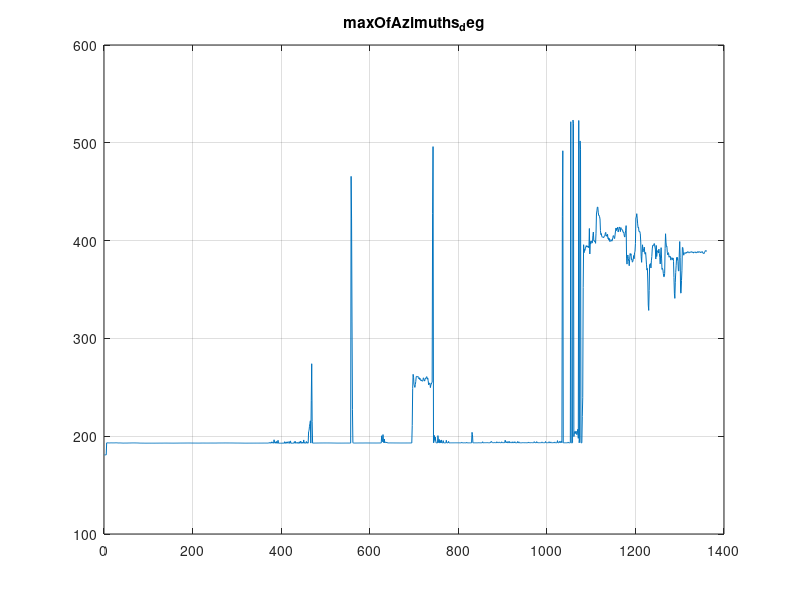
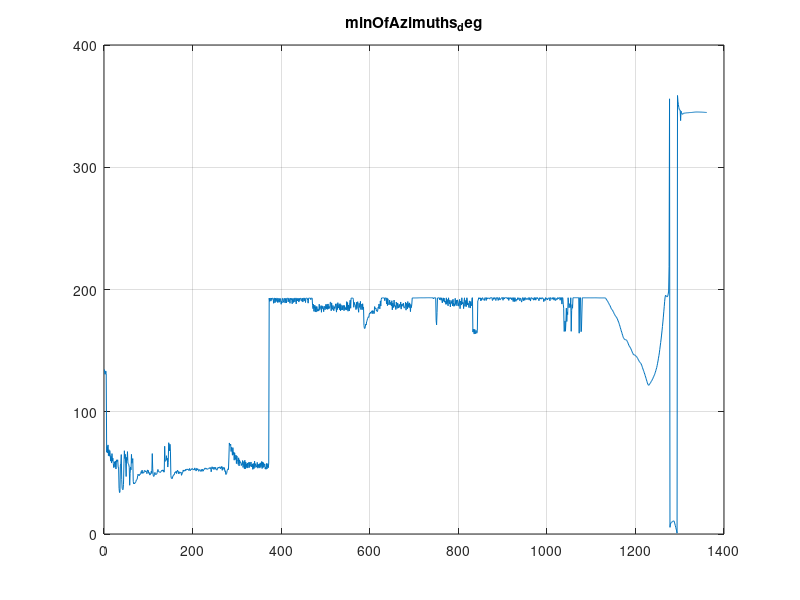
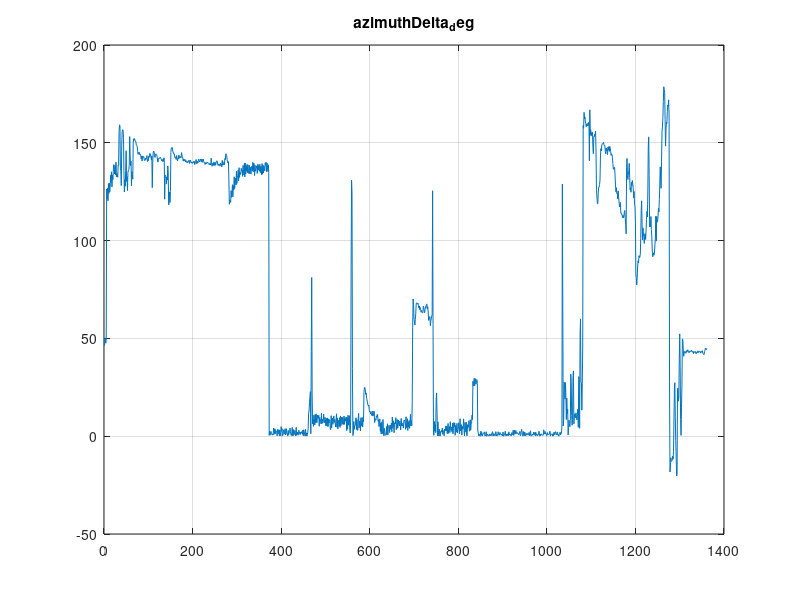
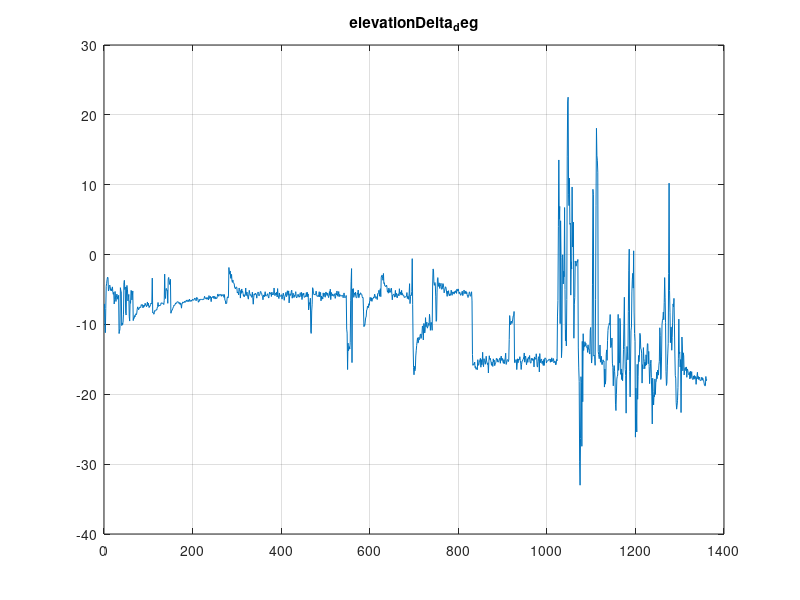

Source code (MATLAB) for these figures, in order: (Note: this script raises an error after producing the figures.)
% FILE: plotter.m

% PURPOSE: Built to be a generic plotting script used to post-process DogFighter logs to evaluate the pointing performance to each unit.  (huh huh...<Tevin voice> "unit")

% CALLS: lla2ecef.m and ecef2neu.m are the only non-standard funcitons

% TO DO:
% [x] see the nasty-gram below about making a new directory in the repo and adding that to Octave's path
% [ ] add a +/- line to the tSA based on the deadband tolerance; shoud be done like it is in the code--magnitudes of deltas, and not just +/- yaw & +/- pitch, becuase the height difference  between the DFs would confuse the kill calc'd online and offline.
% [ ] make a sub-plot with the NEU data in the top and a yaw/yawWithMagCal/tsA time history in the bottom.  include a vertical line in the bottom plot that moves to indicate time progression
% [ ] so far i've started with all the data for NEU and indicated when we have a DLC = 1.  Start from the opposite direction: start with DLC = 1 data and only plot the NEU data for those moments.
% [ ] right now the header is hard-coded.  add step that reads in the header and sets the column data equal to the headers that are in the data file.
% =================================================================================================================================================================================================

% copy/paste into Octave to change the working directory.
%chdir "C:\\Users\\jeff\\Documents\\DogFighterRepo\\trunk\\Test Data - Ground Testing\\20120930 Water Tower to NorthBay";

%clear all;
close all;

%in order to read the header fields into seperate cell entries, i think we'll have to loop thru the header, starting off at the returned position from the last loop.
% [data, position, error] = fscanf(...)
%fid = fopen("DF001 End of Eyrie.txt", 'r');
%header = fscanf(fid, '%s', [1, 16]);
%fclose(fid);

%i just hard coded it to keep moving
header = {'GPSTime_csec'; 'Lat_e7'; 'Lon_e7'; 'Alt_cm'; 'PDOP_e2'; 'tSA_rad'; 'Yaw_mrad'; 'yawWithMagCal_mrad'; 'tSE_rad'; 'Pitch_mrad'; 'Distance_m'; 'EnemyLat_e7'; 'EnemyLon_e7'; 'EnemyAlt_cm'; 'EnemyPDOP_e2'; 'DLC'; 'MagCalCounter'};
%1  = GPSTime_csec
%2  = Lat_e7
%3  = Lon_e7
%4  = Alt_cm
%5  = PDOP_e2
%6  = tSA_rad
%7  = Yaw_mrad
%8  = yawWithMagCal_mrad
%9  = tSE_rad
%10 = Pitch_mrad
%11 = Distance_m
%12 = EnemyLat_e7
%13 = EnemyLon_e7
%14 = EnemyAlt_cm
%15 = EnemyPDOP_e2
%16 = DLC
%17 = MagCalCounter

%don't bother loading the file, if the workspace is already populated (at least with GPSTime_csec).
if ~exist('GPSTime_csec', 'var')
	data = dlmread("20120930 - DF001 at WaterTower.txt", "\t", 1, 0); %zero-indexed so don't read the header
end
	

%find all the zero-time entries for GPS time and get rid of them
nonZeroGpsTimes = find(data(:,1));
data = data(nonZeroGpsTimes,:);

%find all the remaining data points that are reporting the Puli Township in Nantou County, Taiwan. 
nonCrapGpsSoluntions = find(data(:,2) ~= 240000000);
data = data(nonCrapGpsSoluntions, :);

GPSTime_csec         = data(:,1);
Lat_e7               = data(:,2);
Lon_e7               = data(:,3);
Alt_cm               = data(:,4);
PDOP_e2              = data(:,5);
tSA_rad              = data(:,6);
Yaw_mrad             = data(:,7);
yawWithMagCal_mrad   = data(:,8);
tSE_rad              = data(:,9);
Pitch_mrad           = data(:,10);
Distance_m           = data(:,11);
EnemyLat_e7          = data(:,12);
EnemyLon_e7          = data(:,13);
EnemyAlt_cm          = data(:,14);
EnemyPDOP_e2         = data(:,15);
DLC                  = data(:,16);
MagCalCounter        = data(:,17);
time_sec             = (GPSTime_csec - GPSTime_csec(1))/100;
dayOfWeekZulu        = 1; %testing conducted sunday at 2200L, so monday 0500Z, or the second day of the gps week which is zero-indexed. sunday = 0, monday = 1       
gpsClockTimeZulu_hrs = (GPSTime_csec/100 - dayOfWeekZulu*24*3600)/3600;
deadband_deg         = 175/1000*180/pi; %this data set was taken with rev 139;

% // Metal Detector Magic!!!!! (like finding a gold coin on the beach)
% double maxOfAzimuths = exMath.Max(toShootAzimuth_rad * 1000, yawWithMagCal_mrad);
% double minOfAzimuths = exMath.Min(toShootAzimuth_rad * 1000, yawWithMagCal_mrad);
% double azimuthDelta_mrad = exMath.Min((2 * exMath.PI * 1000 - maxOfAzimuths) + minOfAzimuths, maxOfAzimuths - minOfAzimuths); // always pos by nature.
% double elevationDelta_mrad = toShootElevationAngle_rad * 1000 - positionMe.Pitch_mrad;
% double magnitudeOfDeltas_mrad = System.Math.Pow(azimuthDelta_mrad * azimuthDelta_mrad + elevationDelta_mrad * elevationDelta_mrad, 0.5);
%Vector math, FTW!
%hmmm...we're all fuck up here... we know yawWithMagCal_mrad doesn't wrap about 2pi properly. this flows down into the magnitudeOfDeltas.  how did we ever detect a kill?
%lots of plots for debug
maxOfAzimuths = max(tSA_rad * 1000, yawWithMagCal_mrad);
minOfAzimuths = min(tSA_rad * 1000, yawWithMagCal_mrad);
azimuthDelta_mrad = min((2*pi*1000 - maxOfAzimuths) + minOfAzimuths, maxOfAzimuths - minOfAzimuths);
elevationDelta_mrad = tSE_rad*1000 - Pitch_mrad;
magnitudeOfDeltas_mrad = sqrt(azimuthDelta_mrad.^2 + elevationDelta_mrad.^2);
DLC_check_indices = find(magnitudeOfDeltas_mrad < deadband_deg/180*pi*1000);
DLC_check = zeros(length(GPSTime_csec), 1);
DLC_check(DLC_check_indices) = 1;


figure;
plot(maxOfAzimuths/1000*180/pi);
title('maxOfAzimuths_deg');
grid;
%print -dpng maxOfAzimuths.png

figure;
plot(minOfAzimuths/1000*180/pi)
title('minOfAzimuths_deg')
grid;
%print -dpng minOfAzimuths.png

figure;
plot(azimuthDelta_mrad/1000*180/pi)
title('azimuthDelta_deg')
grid;
%print -dpng azimuthDelta.png

figure;
plot(elevationDelta_mrad/1000*180/pi)
title('elevationDelta_deg')
grid;
%print -dpng elevationDelta.png

figure;
plot(magnitudeOfDeltas_mrad/1000*180/pi)
title('magnitudeOfDeltas_deg')
grid;
%print -dpng magnitudeOfDeltas.png

figure
hold on
plot([1:length(maxOfAzimuths)], maxOfAzimuths/1000*180/pi, [1:length(minOfAzimuths)], minOfAzimuths/1000*180/pi, [1:length(azimuthDelta_mrad)], azimuthDelta_mrad/1000*180/pi, [1:length(magnitudeOfDeltas_mrad)], magnitudeOfDeltas_mrad/1000*180/pi)
plot(get(gca, 'xlim'), [deadband_deg, deadband_deg], 'r', get(gca, 'xlim'), [-deadband_deg, -deadband_deg], 'r')
hold off
grid
legend('maxOfAzimuths', 'minOfAzimuths', 'azimuthDelta', 'magnitudeOfDeltas')
ylabel('[deg]')
xlabel('tick')
title('Comparison of CheckKillShot Calculation Terms')
%print -dfig ComparisonOfKillCalcTerms.fig

%it's two lines lie right over top of each other
figure
hold on
plot([1:length(maxOfAzimuths)], maxOfAzimuths/1000*180/pi, [1:length(minOfAzimuths)], minOfAzimuths/1000*180/pi, [1:length(azimuthDelta_mrad)], azimuthDelta_mrad/1000*180/pi, [1:length(magnitudeOfDeltas_mrad)], magnitudeOfDeltas_mrad/1000*180/pi, [1:length(yawWithMagCal_mrad/1000*180/pi)], yawWithMagCal_mrad/1000*180/pi, '-.')
plot(get(gca, 'xlim'), [deadband_deg, deadband_deg], 'r', get(gca, 'xlim'), [-deadband_deg, -deadband_deg], 'r')
hold off
grid
legend('maxOfAzimuths', 'minOfAzimuths', 'azimuthDelta', 'magnitudeOfDeltas', 'yawWithMagCal')
ylabel('[deg]')
xlabel('tick')
title('Comparison of CheckKillShot Calculation Terms')
%print -dfig ComparisonOfKillCalcTermsWithYaw.fig

%21:58, 22:12 written down in Lowell's notes
magCalTimeFromNotesZ   = [21.97+7-24, 22.20+7-24];

%detect a step change in the difference between yaw and yawWithMagCal; *should* be only when there's a magCal.
temp = fix(diff(Yaw_mrad - yawWithMagCal_mrad)); %fix rounds towared zero to get rid of the e-13 results from round off error
magCal_indicies = find( temp);

%use this line to hide the plot display so it's not drawn every time, speeds up the for-loop; handy when you're saving off 300 individual picture files
%set(0, 'defaultfigurevisible', 'off')

for i = magCal_indicies(1) - 5 : magCal_indicies(1) + 10;  %start looking at NEU data just before magCal and just after
%for i = 20:20;  %by manual inspection the data doens't really start looking nice until around index 20
    
	disp(i);
	
	lat = Lat_e7(i)/10000000*pi/180;
	lon = Lon_e7(i)/10000000*pi/180;
	alt = Alt_cm(i)/100;
	enemyLat = EnemyLat_e7(i)/10000000*pi/180;
	enemyLon = EnemyLon_e7(i)/10000000*pi/180;
	enemyAlt = EnemyAlt_cm(i)/100;
	
	[X, Y, Z] = lla2ecef(lat, lon, alt);
	[enemyX, enemyY, enemyZ] = lla2ecef(enemyLat, enemyLon, enemyAlt);
	[pointingVector] = ecef2neu(lat, lon, enemyLat, enemyLon, X, Y, Z, enemyX, enemyY, enemyZ);
	north_m = pointingVector(2);
	east_m = pointingVector(1);
	up_m = pointingVector(3);
	
	distanceCheck = sqrt(pointingVector(1)^2 + pointingVector(2)^2 + pointingVector(3)^2);
	distanceErrorPercent = (distanceCheck - Distance_m(i))/Distance_m(i);
	
	toShootAzimuthCheck = atan2(east_m, north_m);
	tSAErrorCheckPercentage = (tSA_rad(i) - toShootAzimuthCheck)/tSA_rad(i);
	
	
	figure;
	hold on;
	plot(0,0, 'go', east_m, north_m, 'bo');%, 'displayname', 'Offline tSA');
	plot([0, Distance_m(i)*sin(tSA_rad(i))], [0,Distance_m(i)*cos(tSA_rad(i))], 'color', 'green', 'linestyle', '--', 'marker', 'x', 'DisplayName', 'toShootAzimuth');
	plot([0,Distance_m(i)*sin(yawWithMagCal_mrad(i)/1000)], [0, Distance_m(i)*cos(yawWithMagCal_mrad(i)/1000)], 'color', 'red', 'linestyle', '-', 'DisplayName', 'YawWithMagCal');
	%fill a box with red if a DLC = 1 was logged--this means the Me DogFighter be killin a muthafucka.
	if(DLC(i))
		fill([-10 10 10 -10 ], [-10 -10 10 10], 'r')
	end
	%show a when the magCal was done (in reality, the corrected data won't show until the next time step)
	if(find(i == magCal_indicies));
		text(-90, 70, 'MagCal''d now!!!')
	end
		
	hold off;
	grid
	xlabel('East [m]');
	ylabel('North [m]');
	title({'20120930 Water Tower to NorthBay';'NEU Frame Geometry Check'});
	%axis([-120 120 -50 50])
	legend('Me','Enemy','toShootAzimuth','yawWithMagCal')
	%text(-90, 30, {'online/offline tSA Error%:', num2str(tSAErrorCheckPercentage*100)}  );
	text(-90, 40, ['Zulu Time: ', num2str(gpsClockTimeZulu_hrs(i)), ' hrs']);
	text(-90, 20, ['Elapsed Test Time: ', num2str(time_sec(i)), ' sec']);
	%eval(['print -dpng [plots/jeff_' num2str(i) '.png']])
	%close(gcf);
	
end

%i don't think Octave has support for cells--so i've just been moving a return statement around.
return;

figure;
hold on;
plot(gpsClockTimeZulu_hrs, yawWithMagCal_mrad*.180/pi, 'b-+', gpsClockTimeZulu_hrs, Yaw_mrad*.180/pi, 'g--o', gpsClockTimeZulu_hrs, tSA_rad*180/pi, 'r-');
ylimits = get(gca, 'ylim');
%plot([magCalTimeFromNotesZ(1), magCalTimeFromNotesZ(1)], ylimits, 'k-', [magCalTimeFromNotesZ(2), magCalTimeFromNotesZ(2)], ylimits, 'k-');
plot([gpsClockTimeZulu_hrs(magCal_indicies(1)), gpsClockTimeZulu_hrs(magCal_indicies(1))], ylimits, 'c--', [gpsClockTimeZulu_hrs(magCal_indicies(2)), gpsClockTimeZulu_hrs(magCal_indicies(2))], ylimits, 'c--');
xlimits = get(gca, 'xlim');
plot(xlimits, [360, 360], 'g--');
hold off
grid
xlabel('Clock Time from GPS Zulu [hrs.hrs]');
ylabel('Yaw & YawWithMagCal [deg]');
title({'20120930 Water Tower to NorthBay';'Yaw, YawWithMagCal, and toShootAzimuth'});
legend('YawWithMagCal', 'Yaw', 'tSA', 'magCal')
text(4.65, 370, '360deg');
%print -dpng magCalBehavior.png
%close(gcf);

% figure;
% plot(diff(GPSTime_csec/100));
% ylabel('\Delta GPS Time [sec]', 'interpreter', 'tex');
% xlabel('Sample [-]');
% title({'20120930 Water Tower to NorthBay';'Logging Frequency Check'});
% grid;
%print -dpng LoggingFrequencyCheck.png
%close(gcf);


